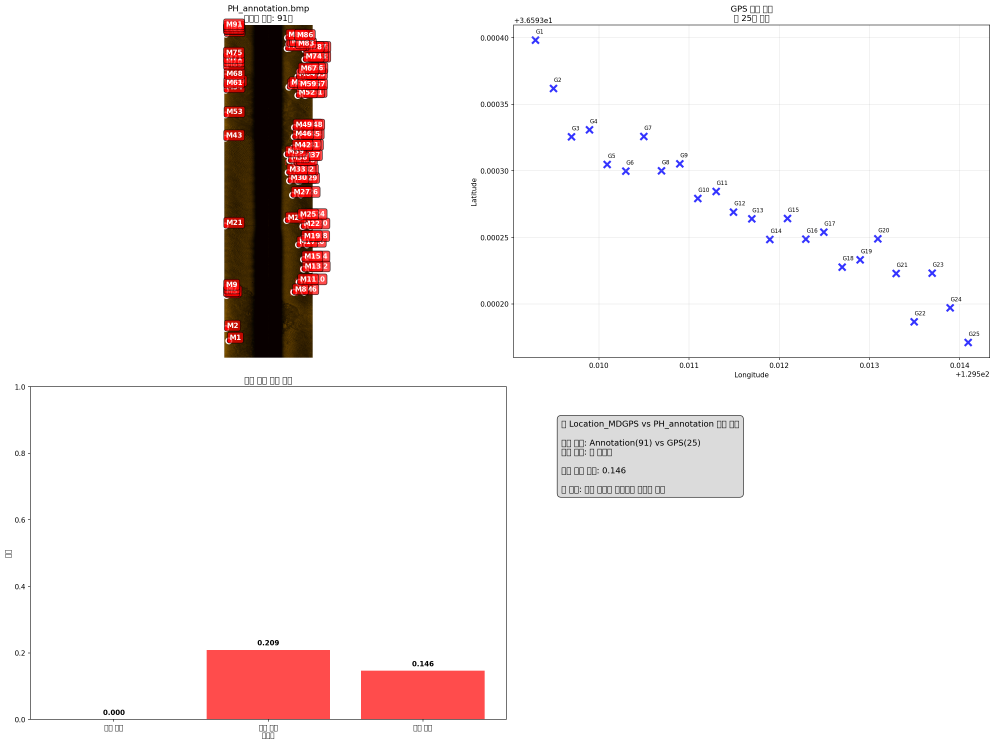
#> input picture analysis_results/location_annotation_verification/correspondence_analysis.png, 2983 x 2231 px (shown at 1/3 size)
$ python -i location_annotation_verification.py   (imports and definitions only)
#> lines starting #> are read from the running program, lines starting #| are printed output that depends on the picture; after the words box and inside, x2 and y2 are one past the last pixel; in counts of white or black regions, pixels touching at a corner belong together
#!/usr/bin/env python3
"""
Location_MDGPS vs PH_annotation Verification
============================================
Location_MDGPS.xlsx의 기뢰 위치 데이터와 PH_annotation.bmp가
같은 위치를 나타내는지 검증 분석

Author: YMARX
Date: 2025-09-22
"""

import sys
import logging
from pathlib import Path
import numpy as np
import pandas as pd
import cv2
import matplotlib.pyplot as plt
import matplotlib.patches as patches
from datetime import datetime
import json

# Add project root to path
project_root = Path(__file__).parent
sys.path.insert(0, str(project_root))

from pipeline.modules.gps_parser import GPSParser

# Configure logging
# [4 lines not run here, left out]
logger = logging.getLogger(__name__)


# [37 lines left out: function load_and_analyze_annotation_image, not called in this run]


def detect_mine_markers(image):
    """이미지에서 기뢰 위치 마커 감지"""
    logger.info("Detecting mine markers in annotation image")

    # 다양한 색상 범위로 마커 감지
    markers = []

    # HSV 변환
    hsv = cv2.cvtColor(image, cv2.COLOR_RGB2HSV)
#> hsv: shape (2231, 2983, 3); mean H, S, V 0.5, 14, 245.5

    # 빨간색 마커 감지 (일반적인 기뢰 표시)
    red_lower1 = np.array([0, 50, 50])
    red_upper1 = np.array([10, 255, 255])
    red_lower2 = np.array([170, 50, 50])
    red_upper2 = np.array([180, 255, 255])

    red_mask1 = cv2.inRange(hsv, red_lower1, red_upper1)
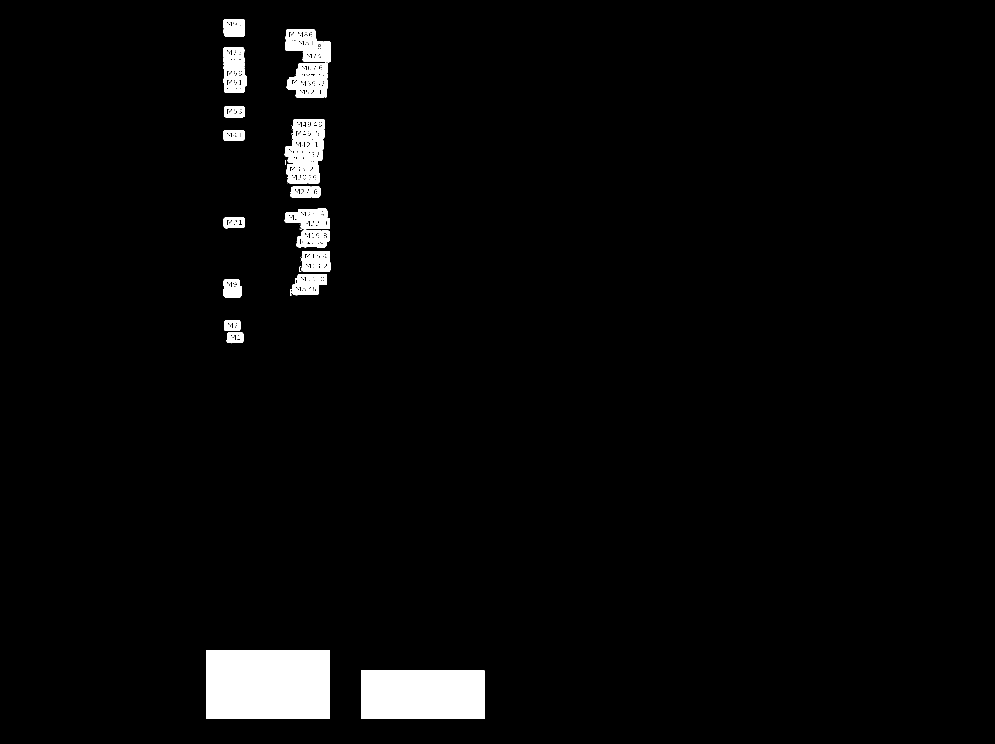
#> red_mask1: shape (2231, 2983) (shown at 1/3 size); 3% white; 79 white regions (32 under 20 px), largest, box (x1, y1, x2, y2) and area: (620, 1950, 990, 2157) 76590, (1083, 2012, 1454, 2157) 53795, (854, 357, 974, 551) 14920
    red_mask2 = cv2.inRange(hsv, red_lower2, red_upper2)
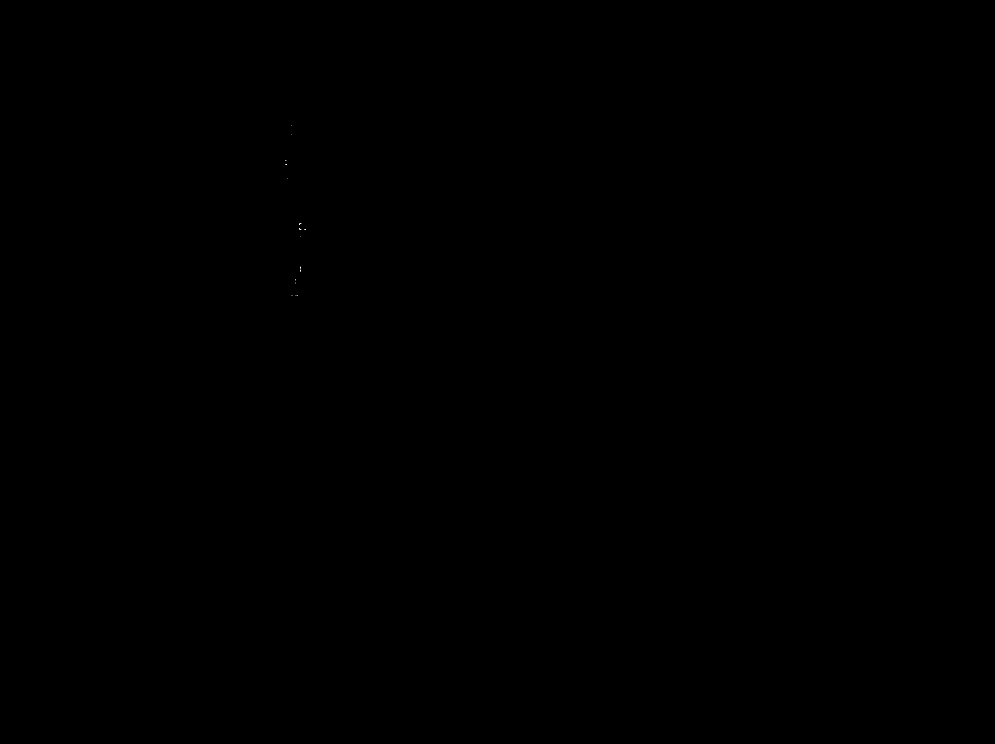
#> red_mask2: shape (2231, 2983) (shown at 1/3 size); 0% white in thin lines or dots, all inside (x1, y1, x2, y2) = (856, 375, 918, 886)
    red_mask = cv2.bitwise_or(red_mask1, red_mask2)
#> red_mask: shape (2231, 2983); 3% white; 71 white regions (25 under 20 px), largest, box (x1, y1, x2, y2) and area: (620, 1950, 990, 2157) 76590, (1083, 2012, 1454, 2157) 53795, (854, 357, 974, 551) 14958

    # 노란색 마커 감지
    yellow_lower = np.array([20, 100, 100])
    yellow_upper = np.array([30, 255, 255])
    yellow_mask = cv2.inRange(hsv, yellow_lower, yellow_upper)
#> yellow_mask: shape (2231, 2983); 0.02% white in thin lines or dots, all inside (x1, y1, x2, y2) = (674, 106, 937, 1073)

    # 초록색 마커 감지
    green_lower = np.array([40, 50, 50])
    green_upper = np.array([80, 255, 255])
    green_mask = cv2.inRange(hsv, green_lower, green_upper)
#> green_mask: shape (2231, 2983); every value is 0

    # 파란색 마커 감지
    blue_lower = np.array([100, 50, 50])
    blue_upper = np.array([130, 255, 255])
    blue_mask = cv2.inRange(hsv, blue_lower, blue_upper)
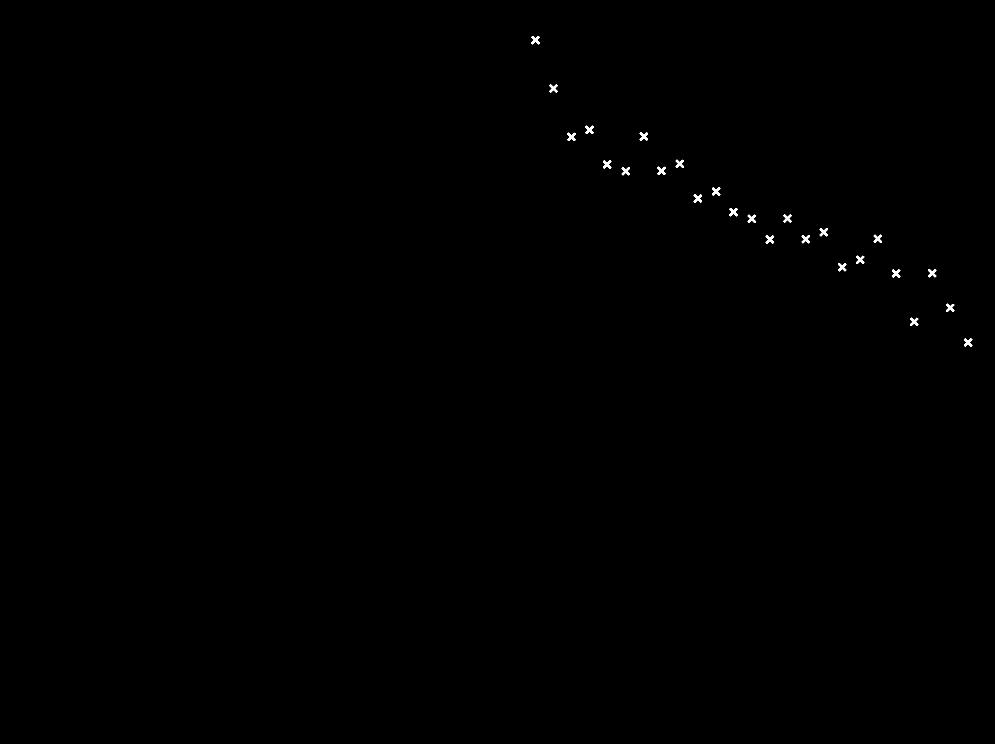
#> blue_mask: shape (2231, 2983) (shown at 1/3 size); 0.13% white; 25 white regions, largest, box (x1, y1, x2, y2) and area: (1594, 108, 1619, 133) 345, (1648, 253, 1673, 278) 345, (1756, 377, 1781, 402) 345

    # 모든 마스크 결합
    combined_mask = cv2.bitwise_or(red_mask, yellow_mask)
    combined_mask = cv2.bitwise_or(combined_mask, green_mask)
    combined_mask = cv2.bitwise_or(combined_mask, blue_mask)
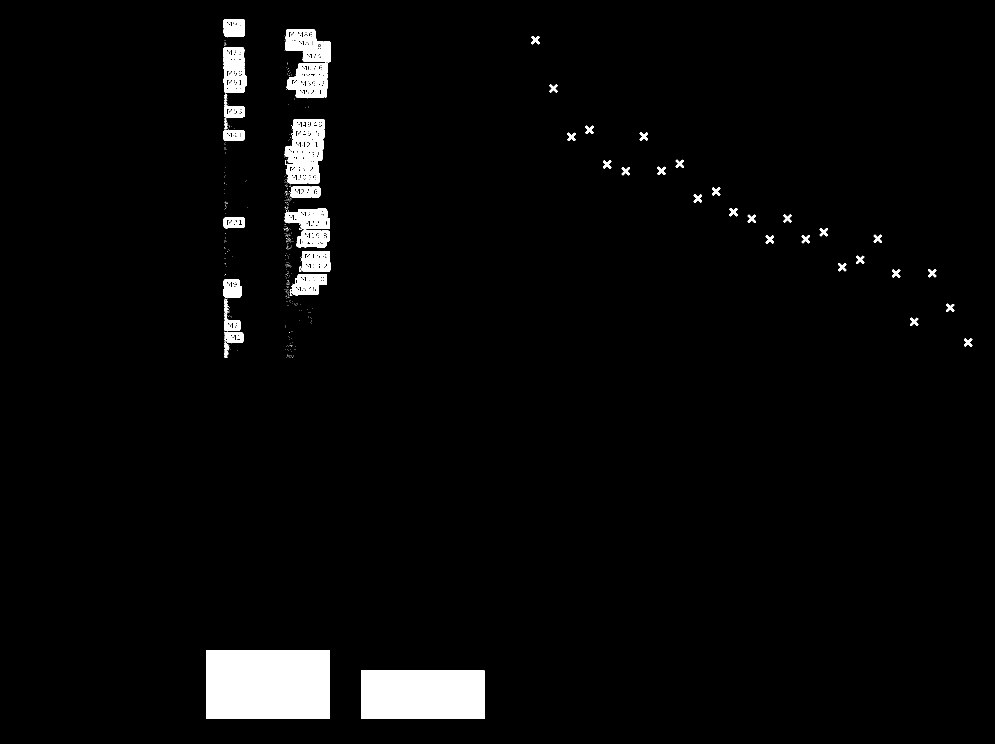
#> combined_mask: shape (2231, 2983) (shown at 1/3 size); 3.2% white; 570 white regions (493 under 20 px), largest, box (x1, y1, x2, y2) and area: (620, 1950, 990, 2157) 76590, (1083, 2012, 1454, 2157) 53795, (854, 357, 974, 551) 14958

    # 노이즈 제거
    kernel = np.ones((3, 3), np.uint8)
    combined_mask = cv2.morphologyEx(combined_mask, cv2.MORPH_CLOSE, kernel)
#> combined_mask: shape (2231, 2983); 3.3% white; 335 white regions (286 under 20 px), largest, box (x1, y1, x2, y2) and area: (620, 1950, 990, 2157) 76590, (1083, 2012, 1454, 2157) 53795, (855, 88, 993, 296) 17799
    combined_mask = cv2.morphologyEx(combined_mask, cv2.MORPH_OPEN, kernel)
#> combined_mask: shape (2231, 2983); 3.3% white; 51 white regions (7 under 20 px)

    # 윤곽선 찾기
    contours, _ = cv2.findContours(combined_mask, cv2.RETR_EXTERNAL, cv2.CHAIN_APPROX_SIMPLE)
#> contours = 51 contours, 10 with area under 20; largest, box (x1, y1, x2, y2) and area: (620, 1950, 990, 2157) 76014, (1083, 2012, 1454, 2157) 53280, (855, 88, 993, 294) 19826, (854, 357, 974, 551) 18360, (854, 626, 990, 742) 10766

    for i, contour in enumerate(contours):
        area = cv2.contourArea(contour)
        if area > 50:  # 최소 면적 임계값
            # 중심점 계산
            M = cv2.moments(contour)
            if M["m00"] != 0:
                cx = int(M["m10"] / M["m00"])
                cy = int(M["m01"] / M["m00"])

                # 경계 상자
                x, y, w, h = cv2.boundingRect(contour)

                markers.append({
                    'id': i + 1,
                    'center': (cx, cy),
                    'bbox': (x, y, w, h),
                    'area': area,
                    'contour': contour
                })
#> this loop made 51 passes
#> (contour, area, cx, cy, x, y, w, h) on passes 1 to 2: ([[1083, 2012], [1083, 2156], [1453, 2156], [1453, 2012]], 53280, 1268, 2084, 1083, 2012, 371, 145), ([[620, 1950], [620, 2156], [989, 2156], [989, 1950]], 76014, 804, 2053, 620, 1950, 370, 207)
#> (area, cx, cy, x, y, w, h) on passes 3, 4, 5, 6, 7, 9: (376.5, 678, 1049, 674, 1026, 13, 47), (290, 2904, 1027, 2893, 1016, 23, 23), (290, 2742, 965, 2731, 954, 23, 23), (290, 2850, 923, 2839, 912, 23, 23), (3490.5, 696, 986, 673, 897, 57, 132), (2706.5, 696, 865, 670, 838, 55, 56)
#> after the loop, markers = 41 items

    logger.info(f"Detected {len(markers)} potential mine markers")
    return markers


# [570 lines left out: functions load_gps_data, analyze_spatial_correspondence, calculate_pairwise_distances, calculate_gps_pairwise_distances, compare_distance_distributions, create_correspondence_visualization and 2 more, not called in this run]


# [2 lines not run here, left out]

>>> import cv2
>>> picture = cv2.cvtColor(cv2.imread('analysis_results/location_annotation_verification/correspondence_analysis.png'), cv2.COLOR_BGR2RGB)
>>> result = detect_mine_markers(picture)
#> result = 41 items
